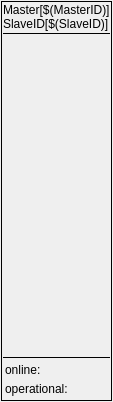
<?xml version="1.0" encoding="UTF-8"?>
<ui version="4.0">
 <class>Form</class>
 <widget class="QWidget" name="Form">
  <property name="geometry">
   <rect>
    <x>0</x>
    <y>0</y>
    <width>102</width>
    <height>402</height>
   </rect>
  </property>
  <property name="windowTitle">
   <string>Form</string>
  </property>
  <layout class="QVBoxLayout" name="verticalLayout">
   <property name="spacing">
    <number>1</number>
   </property>
   <property name="leftMargin">
    <number>1</number>
   </property>
   <property name="topMargin">
    <number>1</number>
   </property>
   <property name="rightMargin">
    <number>1</number>
   </property>
   <property name="bottomMargin">
    <number>1</number>
   </property>
   <item>
    <widget class="caFrame" name="caframe">
     <property name="minimumSize">
      <size>
       <width>0</width>
       <height>54</height>
      </size>
     </property>
     <property name="frameShape">
      <enum>QFrame::Panel</enum>
     </property>
     <layout class="QGridLayout" name="gridLayout_2">
      <property name="leftMargin">
       <number>1</number>
      </property>
      <property name="topMargin">
       <number>1</number>
      </property>
      <property name="rightMargin">
       <number>1</number>
      </property>
      <property name="bottomMargin">
       <number>1</number>
      </property>
      <property name="spacing">
       <number>1</number>
      </property>
      <item row="2" column="0">
       <spacer name="verticalSpacer">
        <property name="orientation">
         <enum>Qt::Vertical</enum>
        </property>
        <property name="sizeHint" stdset="0">
         <size>
          <width>96</width>
          <height>18</height>
         </size>
        </property>
       </spacer>
      </item>
      <item row="0" column="0">
       <widget class="caLabel" name="calabel_12">
        <property name="minimumSize">
         <size>
          <width>0</width>
          <height>25</height>
         </size>
        </property>
        <property name="text">
         <string>Master[$(MasterID)]
SlaveID[$(SlaveID)]</string>
        </property>
       </widget>
      </item>
      <item row="4" column="0">
       <layout class="QGridLayout" name="gridLayout" rowstretch="0,0" columnstretch="8,2">
        <property name="leftMargin">
         <number>2</number>
        </property>
        <property name="topMargin">
         <number>2</number>
        </property>
        <property name="rightMargin">
         <number>2</number>
        </property>
        <property name="bottomMargin">
         <number>2</number>
        </property>
        <property name="horizontalSpacing">
         <number>4</number>
        </property>
        <property name="verticalSpacing">
         <number>2</number>
        </property>
        <item row="1" column="0">
         <widget class="caLabel" name="calabel_2">
          <property name="minimumSize">
           <size>
            <width>0</width>
            <height>17</height>
           </size>
          </property>
          <property name="text">
           <string>operational:</string>
          </property>
         </widget>
        </item>
        <item row="0" column="1">
         <widget class="caLed" name="caled">
          <property name="toolTip">
           <string>&lt;html&gt;&lt;head/&gt;&lt;body&gt;&lt;p&gt;ONLINE status of the slave&lt;/p&gt;&lt;/body&gt;&lt;/html&gt;</string>
          </property>
          <property name="rectangular">
           <bool>true</bool>
          </property>
          <property name="gradientEnabled">
           <bool>false</bool>
          </property>
          <property name="ledWidth">
           <number>16</number>
          </property>
          <property name="ledHeight">
           <number>16</number>
          </property>
          <property name="channel" stdset="0">
           <string notr="true">$(IOC):m$(MasterID)s$(SlaveID)-Online</string>
          </property>
          <property name="falseColor">
           <color>
            <red>170</red>
            <green>0</green>
            <blue>0</blue>
           </color>
          </property>
          <property name="trueColor">
           <color>
            <red>0</red>
            <green>85</green>
            <blue>0</blue>
           </color>
          </property>
         </widget>
        </item>
        <item row="0" column="0">
         <widget class="caLabel" name="calabel">
          <property name="minimumSize">
           <size>
            <width>0</width>
            <height>16</height>
           </size>
          </property>
          <property name="text">
           <string>online:</string>
          </property>
         </widget>
        </item>
        <item row="1" column="1">
         <widget class="caLed" name="caled_2">
          <property name="rectangular">
           <bool>true</bool>
          </property>
          <property name="gradientEnabled">
           <bool>false</bool>
          </property>
          <property name="ledWidth">
           <number>16</number>
          </property>
          <property name="ledHeight">
           <number>16</number>
          </property>
          <property name="channel" stdset="0">
           <string notr="true">$(IOC):m$(MasterID)s$(SlaveID)-Operational</string>
          </property>
          <property name="falseColor">
           <color>
            <red>170</red>
            <green>0</green>
            <blue>0</blue>
           </color>
          </property>
          <property name="trueColor">
           <color>
            <red>0</red>
            <green>85</green>
            <blue>0</blue>
           </color>
          </property>
         </widget>
        </item>
       </layout>
      </item>
      <item row="1" column="0">
       <widget class="Line" name="line">
        <property name="frameShadow">
         <enum>QFrame::Plain</enum>
        </property>
        <property name="orientation">
         <enum>Qt::Horizontal</enum>
        </property>
       </widget>
      </item>
      <item row="3" column="0">
       <widget class="Line" name="line_2">
        <property name="frameShadow">
         <enum>QFrame::Plain</enum>
        </property>
        <property name="orientation">
         <enum>Qt::Horizontal</enum>
        </property>
       </widget>
      </item>
     </layout>
    </widget>
   </item>
  </layout>
 </widget>
 <customwidgets>
  <customwidget>
   <class>caFrame</class>
   <extends>QFrame</extends>
   <header>caFrame</header>
   <container>1</container>
  </customwidget>
  <customwidget>
   <class>caLabel</class>
   <extends>QLabel</extends>
   <header>caLabel</header>
  </customwidget>
  <customwidget>
   <class>caLed</class>
   <extends>QWidget</extends>
   <header>caLed</header>
  </customwidget>
 </customwidgets>
 <resources/>
 <connections/>
</ui>
